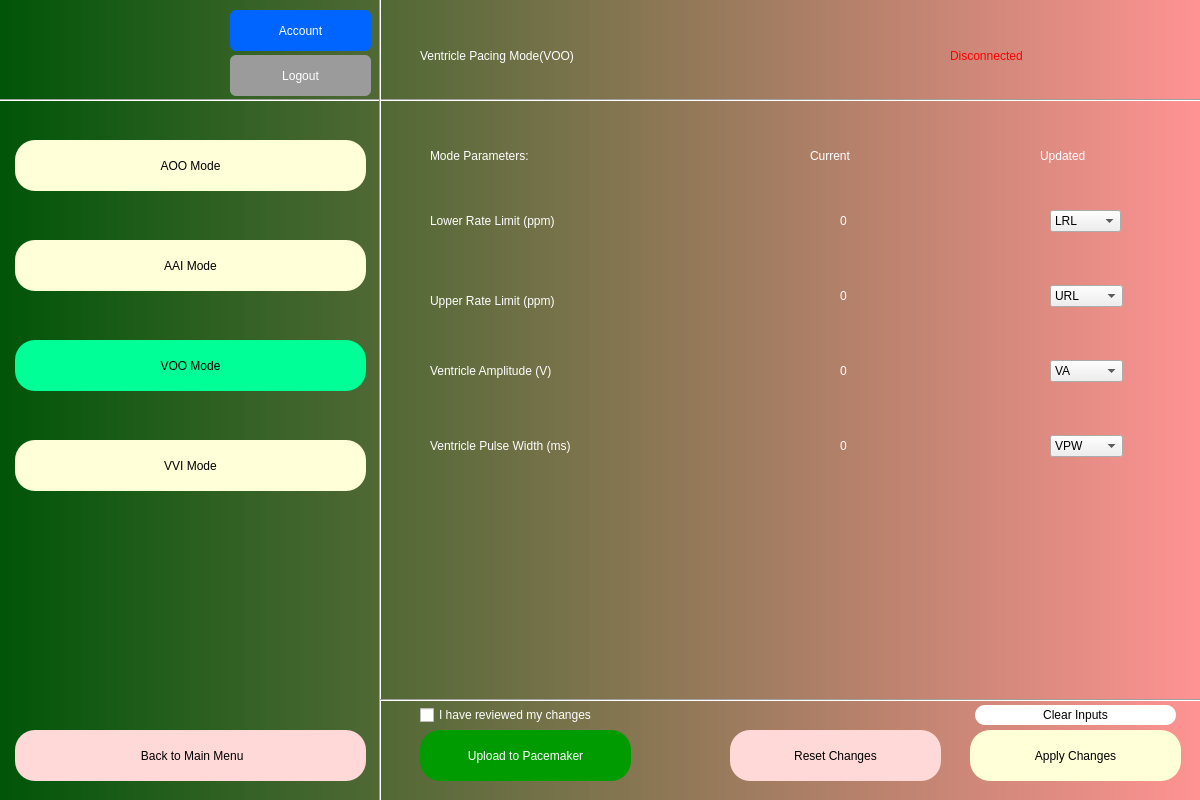
<?xml version="1.0" encoding="UTF-8"?>
<ui version="4.0">
 <class>Dialog</class>
 <widget class="QDialog" name="Dialog">
  <property name="geometry">
   <rect>
    <x>0</x>
    <y>0</y>
    <width>1200</width>
    <height>800</height>
   </rect>
  </property>
  <property name="windowTitle">
   <string>Dialog</string>
  </property>
  <widget class="QWidget" name="bgwidget" native="true">
   <property name="geometry">
    <rect>
     <x>0</x>
     <y>0</y>
     <width>1200</width>
     <height>800</height>
    </rect>
   </property>
   <property name="styleSheet">
    <string notr="true">QWidget#bgwidget{
background-color:qlineargradient(spread:pad, x1:0, y1:0.5, x2:1, y2:0.5, stop:0 rgba(0, 85, 9, 255), stop:1 rgba(255, 147, 147, 255));}</string>
   </property>
   <widget class="QLabel" name="label">
    <property name="geometry">
     <rect>
      <x>420</x>
      <y>0</y>
      <width>511</width>
      <height>111</height>
     </rect>
    </property>
    <property name="styleSheet">
     <string notr="true">font: 24pt &quot;Arial&quot;; color:rgb(255, 255, 255)
</string>
    </property>
    <property name="text">
     <string>Ventricle Pacing Mode(VOO)</string>
    </property>
   </widget>
   <widget class="QLabel" name="label_2">
    <property name="geometry">
     <rect>
      <x>430</x>
      <y>100</y>
      <width>451</width>
      <height>111</height>
     </rect>
    </property>
    <property name="styleSheet">
     <string notr="true">font: 18pt &quot;Arial&quot;; color:rgb(255, 255, 255)
</string>
    </property>
    <property name="text">
     <string>Mode Parameters:</string>
    </property>
   </widget>
   <widget class="QLabel" name="connected">
    <property name="geometry">
     <rect>
      <x>950</x>
      <y>30</y>
      <width>241</width>
      <height>51</height>
     </rect>
    </property>
    <property name="styleSheet">
     <string notr="true">font: 14pt &quot;Arial&quot;; color:rgb(0, 255, 0)
</string>
    </property>
    <property name="text">
     <string/>
    </property>
   </widget>
   <widget class="QLabel" name="disconnected">
    <property name="geometry">
     <rect>
      <x>950</x>
      <y>30</y>
      <width>241</width>
      <height>51</height>
     </rect>
    </property>
    <property name="styleSheet">
     <string notr="true">font: 14pt &quot;Arial&quot;; color:rgb(255, 0, 0)
</string>
    </property>
    <property name="text">
     <string>Disconnected</string>
    </property>
   </widget>
   <widget class="QLabel" name="pacemaker_number">
    <property name="geometry">
     <rect>
      <x>10</x>
      <y>40</y>
      <width>241</width>
      <height>51</height>
     </rect>
    </property>
    <property name="styleSheet">
     <string notr="true">font: 10pt &quot;Arial&quot;; color:rgb(255,255,255)
</string>
    </property>
    <property name="text">
     <string/>
    </property>
   </widget>
   <widget class="QLabel" name="label_6">
    <property name="geometry">
     <rect>
      <x>430</x>
      <y>200</y>
      <width>291</width>
      <height>41</height>
     </rect>
    </property>
    <property name="styleSheet">
     <string notr="true">font: 12pt &quot;Arial&quot;; color:rgb(255, 255, 255)
</string>
    </property>
    <property name="text">
     <string>Lower Rate Limit (ppm)</string>
    </property>
   </widget>
   <widget class="QLabel" name="label_7">
    <property name="geometry">
     <rect>
      <x>430</x>
      <y>275</y>
      <width>221</width>
      <height>51</height>
     </rect>
    </property>
    <property name="styleSheet">
     <string notr="true">font: 12pt &quot;Arial&quot;; color:rgb(255, 255, 255)
</string>
    </property>
    <property name="text">
     <string>Upper Rate Limit (ppm)</string>
    </property>
   </widget>
   <widget class="QLabel" name="label_8">
    <property name="geometry">
     <rect>
      <x>430</x>
      <y>350</y>
      <width>241</width>
      <height>41</height>
     </rect>
    </property>
    <property name="styleSheet">
     <string notr="true">font: 12pt &quot;Arial&quot;; color:rgb(255, 255, 255)
</string>
    </property>
    <property name="text">
     <string>Ventricle Amplitude (V)</string>
    </property>
   </widget>
   <widget class="QLabel" name="label_9">
    <property name="geometry">
     <rect>
      <x>430</x>
      <y>425</y>
      <width>291</width>
      <height>41</height>
     </rect>
    </property>
    <property name="styleSheet">
     <string notr="true">font: 12pt &quot;Arial&quot;; color:rgb(255, 255, 255)
</string>
    </property>
    <property name="text">
     <string>Ventricle Pulse Width (ms)</string>
    </property>
   </widget>
   <widget class="QLabel" name="label_13">
    <property name="geometry">
     <rect>
      <x>810</x>
      <y>100</y>
      <width>451</width>
      <height>111</height>
     </rect>
    </property>
    <property name="styleSheet">
     <string notr="true">font: 14pt &quot;Arial&quot;; color:rgb(255, 255, 255)
</string>
    </property>
    <property name="text">
     <string>Current</string>
    </property>
   </widget>
   <widget class="QLabel" name="label_14">
    <property name="geometry">
     <rect>
      <x>1040</x>
      <y>100</y>
      <width>451</width>
      <height>111</height>
     </rect>
    </property>
    <property name="styleSheet">
     <string notr="true">font: 14pt &quot;Arial&quot;; color:rgb(255, 255, 255)
</string>
    </property>
    <property name="text">
     <string>Updated</string>
    </property>
   </widget>
   <widget class="Line" name="line">
    <property name="geometry">
     <rect>
      <x>-13</x>
      <y>90</y>
      <width>1321</width>
      <height>20</height>
     </rect>
    </property>
    <property name="orientation">
     <enum>Qt::Horizontal</enum>
    </property>
   </widget>
   <widget class="Line" name="line_2">
    <property name="geometry">
     <rect>
      <x>370</x>
      <y>-10</y>
      <width>21</width>
      <height>861</height>
     </rect>
    </property>
    <property name="orientation">
     <enum>Qt::Vertical</enum>
    </property>
   </widget>
   <widget class="QPushButton" name="ApplyChanges">
    <property name="geometry">
     <rect>
      <x>970</x>
      <y>730</y>
      <width>211</width>
      <height>51</height>
     </rect>
    </property>
    <property name="styleSheet">
     <string notr="true">border-radius: 20px;
color: rgb(0,0,0);
background-color: rgb(255, 255, 216);
font: 12pt &quot;Arial&quot;;</string>
    </property>
    <property name="text">
     <string>Apply Changes</string>
    </property>
   </widget>
   <widget class="QPushButton" name="ResetChanges">
    <property name="geometry">
     <rect>
      <x>730</x>
      <y>730</y>
      <width>211</width>
      <height>51</height>
     </rect>
    </property>
    <property name="styleSheet">
     <string notr="true">border-radius: 20px;
color: rgb(0,0,0);
background-color: rgb(255, 216, 216);
font: 12pt &quot;Arial&quot;;</string>
    </property>
    <property name="text">
     <string>Reset Changes</string>
    </property>
   </widget>
   <widget class="QCheckBox" name="checkBox">
    <property name="geometry">
     <rect>
      <x>420</x>
      <y>705</y>
      <width>191</width>
      <height>20</height>
     </rect>
    </property>
    <property name="styleSheet">
     <string notr="true">color: rgb(255,255,255)</string>
    </property>
    <property name="text">
     <string>I have reviewed my changes </string>
    </property>
   </widget>
   <widget class="QPushButton" name="aai">
    <property name="geometry">
     <rect>
      <x>15</x>
      <y>240</y>
      <width>351</width>
      <height>51</height>
     </rect>
    </property>
    <property name="styleSheet">
     <string notr="true">border-radius: 20px;
color: rgb(0,0,0);
background-color: rgb(255, 255, 216);
font: 12pt &quot;Arial&quot;;</string>
    </property>
    <property name="text">
     <string>AAI Mode</string>
    </property>
   </widget>
   <widget class="QLabel" name="LRL_Current">
    <property name="geometry">
     <rect>
      <x>840</x>
      <y>210</y>
      <width>71</width>
      <height>21</height>
     </rect>
    </property>
    <property name="styleSheet">
     <string notr="true">color: rgb(255,255,255);
font: 12pt &quot;MS Shell Dlg 2&quot;;</string>
    </property>
    <property name="text">
     <string>0</string>
    </property>
   </widget>
   <widget class="QLabel" name="URL_Current">
    <property name="geometry">
     <rect>
      <x>840</x>
      <y>285</y>
      <width>71</width>
      <height>21</height>
     </rect>
    </property>
    <property name="styleSheet">
     <string notr="true">color: rgb(255,255,255);
font: 12pt &quot;MS Shell Dlg 2&quot;;</string>
    </property>
    <property name="text">
     <string>0</string>
    </property>
   </widget>
   <widget class="QLabel" name="VA_Current">
    <property name="geometry">
     <rect>
      <x>840</x>
      <y>360</y>
      <width>71</width>
      <height>21</height>
     </rect>
    </property>
    <property name="styleSheet">
     <string notr="true">color: rgb(255,255,255);
font: 12pt &quot;MS Shell Dlg 2&quot;;</string>
    </property>
    <property name="text">
     <string>0</string>
    </property>
   </widget>
   <widget class="QLabel" name="VPW_Current">
    <property name="geometry">
     <rect>
      <x>840</x>
      <y>435</y>
      <width>71</width>
      <height>21</height>
     </rect>
    </property>
    <property name="styleSheet">
     <string notr="true">color: rgb(255,255,255);
font: 12pt &quot;MS Shell Dlg 2&quot;;</string>
    </property>
    <property name="text">
     <string>0</string>
    </property>
   </widget>
   <widget class="QPushButton" name="aoo">
    <property name="geometry">
     <rect>
      <x>15</x>
      <y>140</y>
      <width>351</width>
      <height>51</height>
     </rect>
    </property>
    <property name="styleSheet">
     <string notr="true">border-radius: 20px;
color: rgb(0,0,0);
background-color: rgb(255, 255, 216);
font: 12pt &quot;Arial&quot;;</string>
    </property>
    <property name="text">
     <string>AOO Mode</string>
    </property>
   </widget>
   <widget class="QPushButton" name="logout">
    <property name="geometry">
     <rect>
      <x>230</x>
      <y>55</y>
      <width>141</width>
      <height>41</height>
     </rect>
    </property>
    <property name="styleSheet">
     <string notr="true">border-radius: 6px;

color: rgb(255,255,255);
background-color: rgb(155, 155, 155);
font: 75 12pt &quot;Arial&quot;;</string>
    </property>
    <property name="text">
     <string>Logout</string>
    </property>
   </widget>
   <widget class="QLabel" name="user_display">
    <property name="geometry">
     <rect>
      <x>10</x>
      <y>0</y>
      <width>161</width>
      <height>41</height>
     </rect>
    </property>
    <property name="styleSheet">
     <string notr="true">font: 12pt &quot;Arial&quot;; color:rgb(255, 255, 255)
</string>
    </property>
    <property name="text">
     <string/>
    </property>
   </widget>
   <widget class="QPushButton" name="account">
    <property name="geometry">
     <rect>
      <x>230</x>
      <y>10</y>
      <width>141</width>
      <height>41</height>
     </rect>
    </property>
    <property name="styleSheet">
     <string notr="true">border-radius: 6px;

color: rgb(255,255,255);
background-color: rgb(0, 100, 255);
font: 75 12pt &quot;Arial&quot;;</string>
    </property>
    <property name="text">
     <string>Account</string>
    </property>
   </widget>
   <widget class="QPushButton" name="voo">
    <property name="geometry">
     <rect>
      <x>15</x>
      <y>340</y>
      <width>351</width>
      <height>51</height>
     </rect>
    </property>
    <property name="styleSheet">
     <string notr="true">border-radius: 20px;
color: rgb(0,0,0);
background-color: rgb(0, 255, 150);
font: 12pt &quot;Arial&quot;;</string>
    </property>
    <property name="text">
     <string>VOO Mode</string>
    </property>
   </widget>
   <widget class="QPushButton" name="vvi">
    <property name="geometry">
     <rect>
      <x>15</x>
      <y>440</y>
      <width>351</width>
      <height>51</height>
     </rect>
    </property>
    <property name="styleSheet">
     <string notr="true">border-radius: 20px;
color: rgb(0,0,0);
background-color: rgb(255, 255, 216);
font: 12pt &quot;Arial&quot;;</string>
    </property>
    <property name="text">
     <string>VVI Mode</string>
    </property>
   </widget>
   <widget class="QLabel" name="INVALID">
    <property name="geometry">
     <rect>
      <x>960</x>
      <y>210</y>
      <width>81</width>
      <height>31</height>
     </rect>
    </property>
    <property name="styleSheet">
     <string notr="true">font: 8pt &quot;Arial&quot;; color:rgb(255, 0, 0)
</string>
    </property>
    <property name="text">
     <string/>
    </property>
   </widget>
   <widget class="QLabel" name="INVALID_2">
    <property name="geometry">
     <rect>
      <x>960</x>
      <y>285</y>
      <width>81</width>
      <height>31</height>
     </rect>
    </property>
    <property name="styleSheet">
     <string notr="true">font: 8pt &quot;Arial&quot;; color:rgb(255, 0, 0)
</string>
    </property>
    <property name="text">
     <string/>
    </property>
   </widget>
   <widget class="QLabel" name="INVALID_3">
    <property name="geometry">
     <rect>
      <x>960</x>
      <y>360</y>
      <width>61</width>
      <height>31</height>
     </rect>
    </property>
    <property name="styleSheet">
     <string notr="true">font: 8pt &quot;Arial&quot;; color:rgb(255, 0, 0)
</string>
    </property>
    <property name="text">
     <string/>
    </property>
   </widget>
   <widget class="QLabel" name="INVALID_4">
    <property name="geometry">
     <rect>
      <x>960</x>
      <y>435</y>
      <width>81</width>
      <height>31</height>
     </rect>
    </property>
    <property name="styleSheet">
     <string notr="true">font: 8pt &quot;Arial&quot;; color:rgb(255, 0, 0)
</string>
    </property>
    <property name="text">
     <string/>
    </property>
   </widget>
   <widget class="Line" name="line_3">
    <property name="geometry">
     <rect>
      <x>380</x>
      <y>690</y>
      <width>981</width>
      <height>20</height>
     </rect>
    </property>
    <property name="orientation">
     <enum>Qt::Horizontal</enum>
    </property>
   </widget>
   <widget class="QPushButton" name="update_pm">
    <property name="geometry">
     <rect>
      <x>420</x>
      <y>730</y>
      <width>211</width>
      <height>51</height>
     </rect>
    </property>
    <property name="styleSheet">
     <string notr="true">border-radius: 20px;
color: rgb(255,255,255);
background-color: rgb(0, 155, 0);
font: 12pt &quot;Arial&quot;;</string>
    </property>
    <property name="text">
     <string>Upload to Pacemaker</string>
    </property>
   </widget>
   <widget class="QLabel" name="INVALID_5">
    <property name="geometry">
     <rect>
      <x>610</x>
      <y>700</y>
      <width>241</width>
      <height>31</height>
     </rect>
    </property>
    <property name="styleSheet">
     <string notr="true">font: 8pt &quot;Arial&quot;; color:rgb(255, 0, 0)
</string>
    </property>
    <property name="text">
     <string/>
    </property>
   </widget>
   <widget class="QPushButton" name="Back">
    <property name="geometry">
     <rect>
      <x>15</x>
      <y>730</y>
      <width>351</width>
      <height>51</height>
     </rect>
    </property>
    <property name="styleSheet">
     <string notr="true">border-radius: 20px;
color: rgb(0,0,0);
background-color: rgb(255, 216, 216);
font: 12pt &quot;Arial&quot;;</string>
    </property>
    <property name="text">
     <string> Back to Main Menu</string>
    </property>
   </widget>
   <widget class="QComboBox" name="LRL">
    <property name="geometry">
     <rect>
      <x>1050</x>
      <y>210</y>
      <width>71</width>
      <height>22</height>
     </rect>
    </property>
    <item>
     <property name="text">
      <string>LRL</string>
     </property>
    </item>
    <item>
     <property name="text">
      <string>30</string>
     </property>
    </item>
    <item>
     <property name="text">
      <string>35</string>
     </property>
    </item>
    <item>
     <property name="text">
      <string>40</string>
     </property>
    </item>
    <item>
     <property name="text">
      <string>45</string>
     </property>
    </item>
    <item>
     <property name="text">
      <string>50</string>
     </property>
    </item>
    <item>
     <property name="text">
      <string>51</string>
     </property>
    </item>
    <item>
     <property name="text">
      <string>52</string>
     </property>
    </item>
    <item>
     <property name="text">
      <string>53</string>
     </property>
    </item>
    <item>
     <property name="text">
      <string>54</string>
     </property>
    </item>
    <item>
     <property name="text">
      <string>55</string>
     </property>
    </item>
    <item>
     <property name="text">
      <string>56</string>
     </property>
    </item>
    <item>
     <property name="text">
      <string>57</string>
     </property>
    </item>
    <item>
     <property name="text">
      <string>58</string>
     </property>
    </item>
    <item>
     <property name="text">
      <string>59</string>
     </property>
    </item>
    <item>
     <property name="text">
      <string>60</string>
     </property>
    </item>
    <item>
     <property name="text">
      <string>61</string>
     </property>
    </item>
    <item>
     <property name="text">
      <string>62</string>
     </property>
    </item>
    <item>
     <property name="text">
      <string>63</string>
     </property>
    </item>
    <item>
     <property name="text">
      <string>64</string>
     </property>
    </item>
    <item>
     <property name="text">
      <string>65</string>
     </property>
    </item>
    <item>
     <property name="text">
      <string>67</string>
     </property>
    </item>
    <item>
     <property name="text">
      <string>68</string>
     </property>
    </item>
    <item>
     <property name="text">
      <string>69</string>
     </property>
    </item>
    <item>
     <property name="text">
      <string>70</string>
     </property>
    </item>
    <item>
     <property name="text">
      <string>71</string>
     </property>
    </item>
    <item>
     <property name="text">
      <string>72</string>
     </property>
    </item>
    <item>
     <property name="text">
      <string>73</string>
     </property>
    </item>
    <item>
     <property name="text">
      <string>74</string>
     </property>
    </item>
    <item>
     <property name="text">
      <string>75</string>
     </property>
    </item>
    <item>
     <property name="text">
      <string>76</string>
     </property>
    </item>
    <item>
     <property name="text">
      <string>77</string>
     </property>
    </item>
    <item>
     <property name="text">
      <string>78</string>
     </property>
    </item>
    <item>
     <property name="text">
      <string>79</string>
     </property>
    </item>
    <item>
     <property name="text">
      <string>80</string>
     </property>
    </item>
    <item>
     <property name="text">
      <string>81</string>
     </property>
    </item>
    <item>
     <property name="text">
      <string>82</string>
     </property>
    </item>
    <item>
     <property name="text">
      <string>83</string>
     </property>
    </item>
    <item>
     <property name="text">
      <string>84</string>
     </property>
    </item>
    <item>
     <property name="text">
      <string>85</string>
     </property>
    </item>
    <item>
     <property name="text">
      <string>86</string>
     </property>
    </item>
    <item>
     <property name="text">
      <string>87</string>
     </property>
    </item>
    <item>
     <property name="text">
      <string>88</string>
     </property>
    </item>
    <item>
     <property name="text">
      <string>89</string>
     </property>
    </item>
    <item>
     <property name="text">
      <string>90</string>
     </property>
    </item>
    <item>
     <property name="text">
      <string>95</string>
     </property>
    </item>
    <item>
     <property name="text">
      <string>105</string>
     </property>
    </item>
    <item>
     <property name="text">
      <string>110</string>
     </property>
    </item>
    <item>
     <property name="text">
      <string>115</string>
     </property>
    </item>
    <item>
     <property name="text">
      <string>120</string>
     </property>
    </item>
    <item>
     <property name="text">
      <string>125</string>
     </property>
    </item>
    <item>
     <property name="text">
      <string>130</string>
     </property>
    </item>
    <item>
     <property name="text">
      <string>135</string>
     </property>
    </item>
    <item>
     <property name="text">
      <string>140</string>
     </property>
    </item>
    <item>
     <property name="text">
      <string>145</string>
     </property>
    </item>
    <item>
     <property name="text">
      <string>150</string>
     </property>
    </item>
    <item>
     <property name="text">
      <string>155</string>
     </property>
    </item>
    <item>
     <property name="text">
      <string>160</string>
     </property>
    </item>
    <item>
     <property name="text">
      <string>165</string>
     </property>
    </item>
    <item>
     <property name="text">
      <string>170</string>
     </property>
    </item>
    <item>
     <property name="text">
      <string>175</string>
     </property>
    </item>
   </widget>
   <widget class="QComboBox" name="URL">
    <property name="geometry">
     <rect>
      <x>1050</x>
      <y>285</y>
      <width>73</width>
      <height>22</height>
     </rect>
    </property>
    <item>
     <property name="text">
      <string>URL</string>
     </property>
    </item>
    <item>
     <property name="text">
      <string>50</string>
     </property>
    </item>
    <item>
     <property name="text">
      <string>55</string>
     </property>
    </item>
    <item>
     <property name="text">
      <string>60</string>
     </property>
    </item>
    <item>
     <property name="text">
      <string>65</string>
     </property>
    </item>
    <item>
     <property name="text">
      <string>70</string>
     </property>
    </item>
    <item>
     <property name="text">
      <string>75</string>
     </property>
    </item>
    <item>
     <property name="text">
      <string>80</string>
     </property>
    </item>
    <item>
     <property name="text">
      <string>85</string>
     </property>
    </item>
    <item>
     <property name="text">
      <string>90</string>
     </property>
    </item>
    <item>
     <property name="text">
      <string>95</string>
     </property>
    </item>
    <item>
     <property name="text">
      <string>100</string>
     </property>
    </item>
    <item>
     <property name="text">
      <string>105</string>
     </property>
    </item>
    <item>
     <property name="text">
      <string>110</string>
     </property>
    </item>
    <item>
     <property name="text">
      <string>115</string>
     </property>
    </item>
    <item>
     <property name="text">
      <string>120</string>
     </property>
    </item>
    <item>
     <property name="text">
      <string>125</string>
     </property>
    </item>
    <item>
     <property name="text">
      <string>130</string>
     </property>
    </item>
    <item>
     <property name="text">
      <string>135</string>
     </property>
    </item>
    <item>
     <property name="text">
      <string>140</string>
     </property>
    </item>
    <item>
     <property name="text">
      <string>145</string>
     </property>
    </item>
    <item>
     <property name="text">
      <string>150</string>
     </property>
    </item>
    <item>
     <property name="text">
      <string>155</string>
     </property>
    </item>
    <item>
     <property name="text">
      <string>160</string>
     </property>
    </item>
    <item>
     <property name="text">
      <string>165</string>
     </property>
    </item>
    <item>
     <property name="text">
      <string>170</string>
     </property>
    </item>
    <item>
     <property name="text">
      <string>175</string>
     </property>
    </item>
   </widget>
   <widget class="QComboBox" name="VA">
    <property name="geometry">
     <rect>
      <x>1050</x>
      <y>360</y>
      <width>73</width>
      <height>22</height>
     </rect>
    </property>
    <item>
     <property name="text">
      <string>VA</string>
     </property>
    </item>
    <item>
     <property name="text">
      <string>0.5</string>
     </property>
    </item>
    <item>
     <property name="text">
      <string>0.6</string>
     </property>
    </item>
    <item>
     <property name="text">
      <string>0.7</string>
     </property>
    </item>
    <item>
     <property name="text">
      <string>0.8</string>
     </property>
    </item>
    <item>
     <property name="text">
      <string>0.9</string>
     </property>
    </item>
    <item>
     <property name="text">
      <string>1.0</string>
     </property>
    </item>
    <item>
     <property name="text">
      <string>1.1</string>
     </property>
    </item>
    <item>
     <property name="text">
      <string>1.2</string>
     </property>
    </item>
    <item>
     <property name="text">
      <string>1.3</string>
     </property>
    </item>
    <item>
     <property name="text">
      <string>1.4</string>
     </property>
    </item>
    <item>
     <property name="text">
      <string>1.5</string>
     </property>
    </item>
    <item>
     <property name="text">
      <string>1.6</string>
     </property>
    </item>
    <item>
     <property name="text">
      <string>1.7</string>
     </property>
    </item>
    <item>
     <property name="text">
      <string>1.8</string>
     </property>
    </item>
    <item>
     <property name="text">
      <string>1.9</string>
     </property>
    </item>
    <item>
     <property name="text">
      <string>2.0</string>
     </property>
    </item>
    <item>
     <property name="text">
      <string>2.1</string>
     </property>
    </item>
    <item>
     <property name="text">
      <string>2.2</string>
     </property>
    </item>
    <item>
     <property name="text">
      <string>2.3</string>
     </property>
    </item>
    <item>
     <property name="text">
      <string>2.4</string>
     </property>
    </item>
    <item>
     <property name="text">
      <string>2.5</string>
     </property>
    </item>
    <item>
     <property name="text">
      <string>2.6</string>
     </property>
    </item>
    <item>
     <property name="text">
      <string>2.7</string>
     </property>
    </item>
    <item>
     <property name="text">
      <string>2.8</string>
     </property>
    </item>
    <item>
     <property name="text">
      <string>2.9</string>
     </property>
    </item>
    <item>
     <property name="text">
      <string>3.0</string>
     </property>
    </item>
    <item>
     <property name="text">
      <string>3.1</string>
     </property>
    </item>
    <item>
     <property name="text">
      <string>3.2</string>
     </property>
    </item>
    <item>
     <property name="text">
      <string>3.5</string>
     </property>
    </item>
    <item>
     <property name="text">
      <string>4.0</string>
     </property>
    </item>
    <item>
     <property name="text">
      <string>4.5</string>
     </property>
    </item>
    <item>
     <property name="text">
      <string>5.0</string>
     </property>
    </item>
    <item>
     <property name="text">
      <string>5.5</string>
     </property>
    </item>
    <item>
     <property name="text">
      <string>6.0</string>
     </property>
    </item>
    <item>
     <property name="text">
      <string>6.5</string>
     </property>
    </item>
    <item>
     <property name="text">
      <string>7.0</string>
     </property>
    </item>
   </widget>
   <widget class="QComboBox" name="VPW">
    <property name="geometry">
     <rect>
      <x>1050</x>
      <y>435</y>
      <width>73</width>
      <height>22</height>
     </rect>
    </property>
    <item>
     <property name="text">
      <string>VPW</string>
     </property>
    </item>
    <item>
     <property name="text">
      <string>0.05</string>
     </property>
    </item>
    <item>
     <property name="text">
      <string>0.1</string>
     </property>
    </item>
    <item>
     <property name="text">
      <string>0.2</string>
     </property>
    </item>
    <item>
     <property name="text">
      <string>0.3</string>
     </property>
    </item>
    <item>
     <property name="text">
      <string>0.4</string>
     </property>
    </item>
    <item>
     <property name="text">
      <string>0.5</string>
     </property>
    </item>
    <item>
     <property name="text">
      <string>0.6</string>
     </property>
    </item>
    <item>
     <property name="text">
      <string>0.7</string>
     </property>
    </item>
    <item>
     <property name="text">
      <string>0.8</string>
     </property>
    </item>
    <item>
     <property name="text">
      <string>0.9</string>
     </property>
    </item>
    <item>
     <property name="text">
      <string>1.0</string>
     </property>
    </item>
    <item>
     <property name="text">
      <string>1.1</string>
     </property>
    </item>
    <item>
     <property name="text">
      <string>1.2</string>
     </property>
    </item>
    <item>
     <property name="text">
      <string>1.3</string>
     </property>
    </item>
    <item>
     <property name="text">
      <string>1.4</string>
     </property>
    </item>
    <item>
     <property name="text">
      <string>1.5</string>
     </property>
    </item>
    <item>
     <property name="text">
      <string>1.6</string>
     </property>
    </item>
    <item>
     <property name="text">
      <string>1.7</string>
     </property>
    </item>
    <item>
     <property name="text">
      <string>1.8</string>
     </property>
    </item>
    <item>
     <property name="text">
      <string>1.9</string>
     </property>
    </item>
   </widget>
   <widget class="QPushButton" name="clear">
    <property name="geometry">
     <rect>
      <x>975</x>
      <y>705</y>
      <width>201</width>
      <height>20</height>
     </rect>
    </property>
    <property name="styleSheet">
     <string notr="true">border-radius: 10px;

color: rgb(0,0,0);
background-color: rgb(255, 255, 255);
font: 75 10pt &quot;Arial&quot;;</string>
    </property>
    <property name="text">
     <string>Clear Inputs</string>
    </property>
   </widget>
  </widget>
 </widget>
 <resources/>
 <connections/>
</ui>
